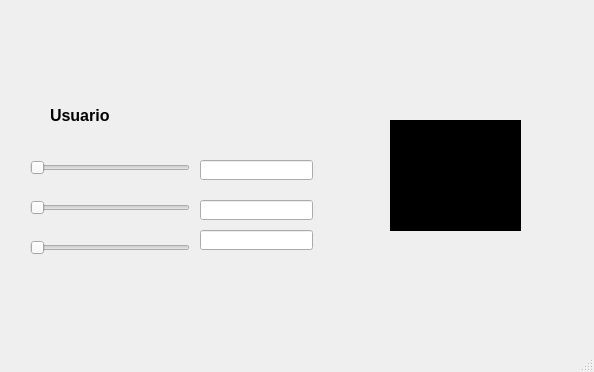
<?xml version="1.0" encoding="UTF-8"?>
<ui version="4.0">
 <class>MainWindow</class>
 <widget class="QMainWindow" name="MainWindow">
  <property name="geometry">
   <rect>
    <x>0</x>
    <y>0</y>
    <width>594</width>
    <height>372</height>
   </rect>
  </property>
  <property name="windowTitle">
   <string>MainWindow</string>
  </property>
  <widget class="QWidget" name="centralwidget">
   <widget class="QLabel" name="label">
    <property name="geometry">
     <rect>
      <x>10</x>
      <y>0</y>
      <width>91</width>
      <height>61</height>
     </rect>
    </property>
    <property name="text">
     <string/>
    </property>
    <property name="pixmap">
     <pixmap resource="../recursos.qrc">:/Logos/Imagenes/Beva.png</pixmap>
    </property>
    <property name="scaledContents">
     <bool>true</bool>
    </property>
   </widget>
   <widget class="QLabel" name="label_2">
    <property name="geometry">
     <rect>
      <x>490</x>
      <y>10</y>
      <width>91</width>
      <height>51</height>
     </rect>
    </property>
    <property name="text">
     <string/>
    </property>
    <property name="pixmap">
     <pixmap resource="../recursos.qrc">:/Logos/Imagenes/Beva.png</pixmap>
    </property>
    <property name="scaledContents">
     <bool>true</bool>
    </property>
   </widget>
   <widget class="QLabel" name="label_3">
    <property name="geometry">
     <rect>
      <x>490</x>
      <y>290</y>
      <width>81</width>
      <height>41</height>
     </rect>
    </property>
    <property name="text">
     <string/>
    </property>
    <property name="pixmap">
     <pixmap resource="../recursos.qrc">:/Logos/Imagenes/Beva.png</pixmap>
    </property>
    <property name="scaledContents">
     <bool>true</bool>
    </property>
   </widget>
   <widget class="QLabel" name="label_5">
    <property name="geometry">
     <rect>
      <x>50</x>
      <y>100</y>
      <width>61</width>
      <height>31</height>
     </rect>
    </property>
    <property name="text">
     <string>&lt;html&gt;&lt;head/&gt;&lt;body&gt;&lt;p&gt;&lt;span style=&quot; font-size:12pt; font-weight:600;&quot;&gt;Usuario:&lt;/span&gt;&lt;/p&gt;&lt;/body&gt;&lt;/html&gt;</string>
    </property>
   </widget>
   <widget class="QLabel" name="label_11">
    <property name="geometry">
     <rect>
      <x>390</x>
      <y>120</y>
      <width>131</width>
      <height>111</height>
     </rect>
    </property>
    <property name="styleSheet">
     <string notr="true">background-color: rgb(0, 0, 0);</string>
    </property>
    <property name="text">
     <string/>
    </property>
    <property name="scaledContents">
     <bool>true</bool>
    </property>
   </widget>
   <widget class="QSlider" name="horizontalSlider">
    <property name="geometry">
     <rect>
      <x>30</x>
      <y>160</y>
      <width>160</width>
      <height>16</height>
     </rect>
    </property>
    <property name="orientation">
     <enum>Qt::Horizontal</enum>
    </property>
   </widget>
   <widget class="QSlider" name="horizontalSlider_2">
    <property name="geometry">
     <rect>
      <x>30</x>
      <y>200</y>
      <width>160</width>
      <height>16</height>
     </rect>
    </property>
    <property name="orientation">
     <enum>Qt::Horizontal</enum>
    </property>
   </widget>
   <widget class="QSlider" name="horizontalSlider_3">
    <property name="geometry">
     <rect>
      <x>30</x>
      <y>240</y>
      <width>160</width>
      <height>16</height>
     </rect>
    </property>
    <property name="orientation">
     <enum>Qt::Horizontal</enum>
    </property>
   </widget>
   <widget class="QLineEdit" name="lineEdit">
    <property name="geometry">
     <rect>
      <x>200</x>
      <y>160</y>
      <width>113</width>
      <height>20</height>
     </rect>
    </property>
   </widget>
   <widget class="QLineEdit" name="lineEdit_2">
    <property name="geometry">
     <rect>
      <x>200</x>
      <y>200</y>
      <width>113</width>
      <height>20</height>
     </rect>
    </property>
   </widget>
   <widget class="QLineEdit" name="lineEdit_3">
    <property name="geometry">
     <rect>
      <x>200</x>
      <y>230</y>
      <width>113</width>
      <height>20</height>
     </rect>
    </property>
   </widget>
  </widget>
  <widget class="QMenuBar" name="menubar">
   <property name="geometry">
    <rect>
     <x>0</x>
     <y>0</y>
     <width>594</width>
     <height>18</height>
    </rect>
   </property>
  </widget>
  <widget class="QStatusBar" name="statusbar"/>
 </widget>
 <resources>
  <include location="../recursos.qrc"/>
 </resources>
 <connections/>
</ui>
